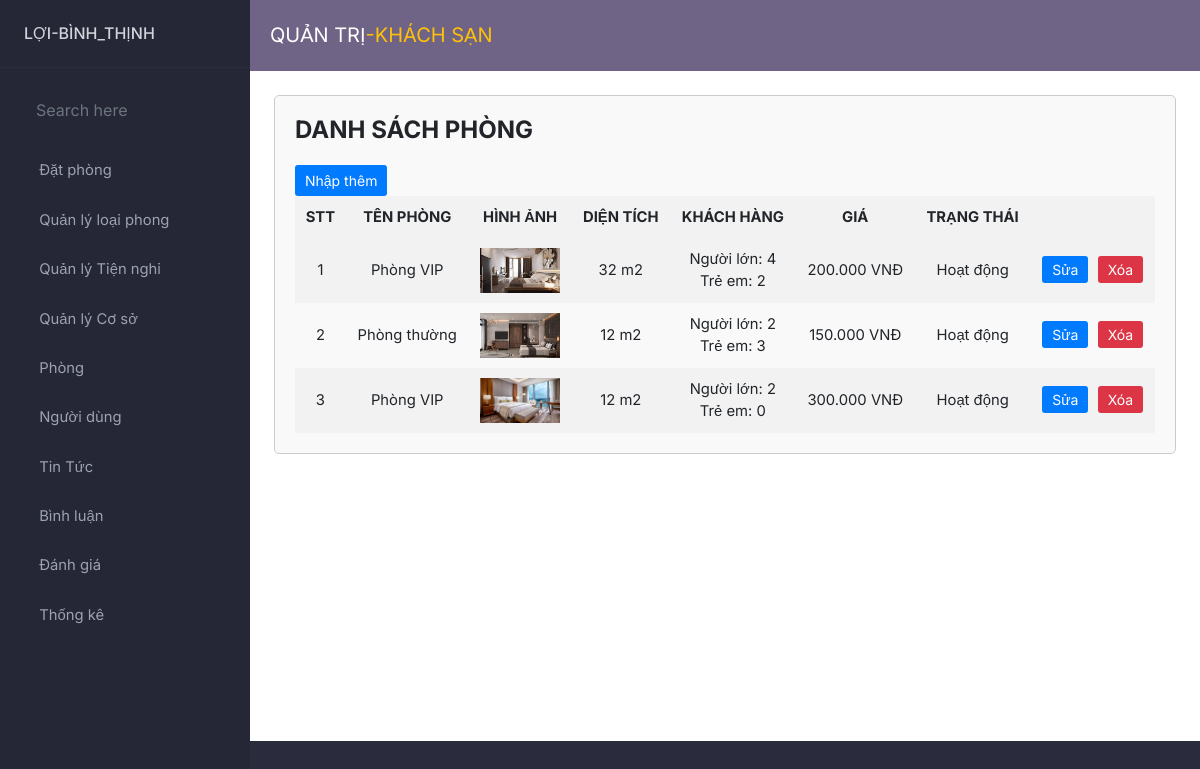
Screenshot of /admin/index.php?act=danhsachphong with the database file from the repository.
### tables this page shows
CREATE TABLE `phong` (
  `id` int(11) NOT NULL,
  `ma_loaiphong` int(11) NOT NULL,
  `hinh` varchar(255) DEFAULT NULL,
  `mo_ta` text DEFAULT NULL,
  `dien_tich` decimal(10,0) DEFAULT NULL,
  `gia_phong` decimal(10,0) DEFAULT NULL,
  `nguoi_lon` int(11) DEFAULT NULL,
  `tre_em` int(11) DEFAULT NULL,
  `trang_thai_phong` int(1) DEFAULT 0
);

CREATE TABLE `loai_phong` (
  `ma_loai` int(11) NOT NULL,
  `ten_loai` varchar(255) DEFAULT NULL
);

### model/pdo.php (called while the page is built, shortened)
<?php
function pdo_get_connection()
{
    $dburl = "mysql:host=localhost;dbname=du_an_1;charset=utf8";
    $username = 'root';
    $password = '';
    $conn = new PDO($dburl, $username, $password);
    $conn->setAttribute(PDO::ATTR_ERRMODE, PDO::ERRMODE_EXCEPTION);
    return $conn;
}
function pdo_query($sql)
{
    $sql_args = array_slice(func_get_args(), 1);
    try {
        $conn = pdo_get_connection();
        $stmt = $conn->prepare($sql);
        $stmt->execute($sql_args);
        $rows = $stmt->fetchAll();
        return $rows;
    } catch (PDOException $e) {
        throw $e;
    } finally {
        unset($conn);
    }
}
function pdo_query_one($sql)
{
    $sql_args = array_slice(func_get_args(), 1);
    try {
        $conn = pdo_get_connection();
        $stmt = $conn->prepare($sql);
        $stmt->execute($sql_args);
        $row = $stmt->fetch(PDO::FETCH_ASSOC);
        return $row;
    } catch (PDOException $e) {
        throw $e;
    } finally {
        unset($conn);
    }
}

### model/phong.php (called while the page is built, shortened)
<?php
function list_phong()
{
    $sql = "SELECT * FROM phong order by id desc ";
    $result = pdo_query($sql);
    return $result;
}
function lay_ten_loaiphong($ma_loaiphong)
{
    $sql = "SELECT * FROM loai_phong WHERE ma_loai='$ma_loaiphong'";
    $result = pdo_query_one($sql);
    extract($result);
    return $ten_loai;
}

### admin/phong/danhsachphong.php (the view)
<div class="form-container1">
    <h1 class="admin__list-title">DANH SÁCH PHÒNG</h1>
    <div class="admin__list-buttons">
        <a href="index.php?act=themphong" class="admin__button-link"><input type="button" value="Nhập thêm" class="admin__button"></a>
    </div>
    <div class="admin__list-table">
        <?php if (!empty($result)) : ?>
            <table class="admin__table">
                <tr>
                    <th>STT</th>
                    <th>TÊN PHÒNG</th>
                    <th>HÌNH ẢNH</th>
                    <th>DIỆN TÍCH</th>
                    <th>KHÁCH HÀNG</th>
                    <th>GIÁ</th>
                    <th>TRẠNG THÁI</th>
                    <th></th>
                </tr>
                <?php $soThuTu = 1; ?>
                <?php foreach ($result as $phong) {
                    extract($phong);
                    $sua_phong = "index.php?act=sua_phong&id=" . $phong["id"];
                    $xoa_phong = "index.php?act=xoa_phong&id=" . $phong["id"];
                    $ten_phong = lay_ten_loaiphong($phong['ma_loaiphong']);
                    $gia = number_format((int)$phong['gia_phong'], 0, '.', '.');
                    if (is_file("../upload/" . $hinh)) {
                        $hinhxuat = "<img src='../upload/" . $hinh . "' width='80'>";
                    } else {
                        $hinhxuat = "no photo";
                    }
                ?>
                    <tr>
                        <td><?php echo $soThuTu; ?></td>
                        <td><?php echo $ten_phong; ?></td>
                        <td><?php echo $hinhxuat; ?></td>
                        <td class="mota"><?php echo $phong['dien_tich']; ?> m2</td>
                        <td class="mota"> Người lớn: <?php echo $phong['nguoi_lon']; ?> <br> Trẻ em: <?php echo $phong['tre_em']; ?></td>
                        <td class="mota"><?php echo $gia; ?> VNĐ</td>
                        <td class="mota">
                            <?php echo ($trang_thai_phong == 1) ? "Không hoạt động" : "Hoạt động"; ?>
                        </td>
                        <td>
                            <a href="<?php echo $sua_phong; ?>" class="admin__edit-button">Sửa</a>
                            <a href="<?php echo $xoa_phong; ?>" class="admin__delete-button">Xóa</a>
                        </td>
                    </tr>
                    <?php $soThuTu++; ?>
                <?php } ?>
            </table>
        <?php else : ?>
            <p>Không có dữ liệu Phòng.</p>
        <?php endif; ?>
    </div>
</div>

### admin/css/style.css (style rules this page uses)
:root { --dk-gray-100: #F3F4F6; --dk-gray-200: #E5E7EB; --dk-gray-300: #D1D5DB; --dk-gray-400: #9CA3AF; --dk-gray-500: #6B7280; --dk-gray-600: #4B5563; --dk-gray-700: #374151; --dk-gray-800: #1F2937; --dk-gray-900: #111827; --dk-dark-bg: #313348; --dk-darker-bg: #2a2b3d; --navbar-bg-color: #6f6486; --sidebar-bg-color: #252636; --sidebar-width: 250px; }
* { margin: 0; padding: 0; box-sizing: border-box; }
body { font-family: 'Inter', sans-serif; background-color: var(--dk-darker-bg); font-size: .925rem; }

### admin/css/from.css (style rules this page uses)
.form-container1 { max-width: 2000px; margin: 0 auto; padding: 20px; border: 1px solid #ccc; border-radius: 5px; background-color: #f9f9f9; }
.admin__list-title { font-size: 24px; font-weight: bold; margin-bottom: 20px; }
.admin__table { width: 100%; border-collapse: collapse; }
.admin__table th { font-weight: bold; padding: 10px; text-align: center; background-color: #f2f2f2; }
.admin__table tr:nth-child(even) { background-color: #f2f2f2; }
.admin__table td { padding: 10px; text-align: center; }
.admin__button { padding: 5px 10px; margin-right: 10px; background-color: #007bff; color: #fff; border: none; border-radius: 3px; cursor: pointer; font-size: 14px; }
.admin__button-link { text-decoration: none; }
.admin__list-buttons { margin-top: 10px; }
.admin__edit-button { padding: 5px 10px; background-color: #007bff; color: #fff; border: none; border-radius: 3px; cursor: pointer; text-decoration: none; font-size: 14px; margin-right: 5px; }
.admin__delete-button { padding: 5px 10px; background-color: #dc3545; color: #fff; border: none; border-radius: 3px; cursor: pointer; text-decoration: none; font-size: 14px; }
.mota { max-width: 550px; }

### rows the page displays
phong: ma_loaiphong.ten_loai "Phòng VIP", hinh (picture), dien_tich "32", nguoi_lon "4", tre_em "2", gia_phong "200.000", trang_thai_phong "Hoạt động"
phong: ma_loaiphong.ten_loai "Phòng thường", hinh (picture), dien_tich "12", nguoi_lon "2", tre_em "3", gia_phong "150.000", trang_thai_phong "Hoạt động"
phong: ma_loaiphong.ten_loai "Phòng VIP", hinh (picture), dien_tich "12", nguoi_lon "2", tre_em "0", gia_phong "300.000", trang_thai_phong "Hoạt động"
